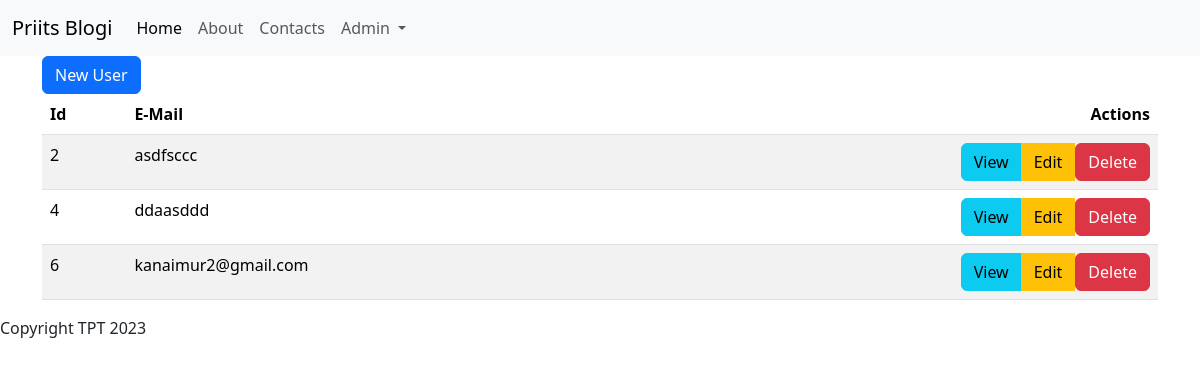
Before: /admin/users with the older database file.
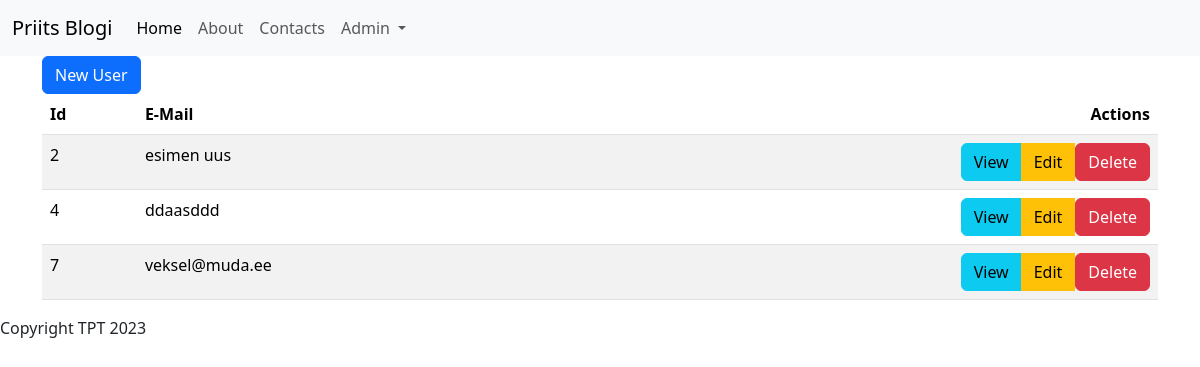
After: the same page with the newer database file.
### tables this page shows
CREATE TABLE users
(
    id       integer
        constraint users_pk
            primary key autoincrement,
    email    text not null
        constraint users_pk2
            unique,
    password text not null
);

### src/Router.php (called while the page is built, shortened)
<?php
class Router {
    public static $routes = [];
    public $path;
    public $method;
    public function __construct($path, $method)
    {
        $this->path = parse_url($path, PHP_URL_PATH);
        $this->method = $method;
    }
    public function match(){
        foreach(self::$routes as $route){
            if($route['path'] === $this->path && $route['method'] === $this->method){
                return $route;
            }
        }
    }
    public static function addRoute($method, $path, $action){
        self::$routes[] = [
            'method' => $method,
            'path' => $path,
            'action' => $action
        ];
    }
}

### src/Controllers/UsersController.php (called while the page is built, shortened)
<?php
class UsersController {
    public function index(){
        $users = User::all();
        include 'views/users/index.php';
    }
}

### src/DB.php (called while the page is built, shortened)
<?php
class DB {
    public $conn;
    public function __construct()
    {
        try {
            $this->conn = new PDO("sqlite:db.sqlite");
            $this->conn->setAttribute(PDO::ATTR_ERRMODE, PDO::ERRMODE_EXCEPTION);
        } catch(PDOException $e) {
            echo "Connection failed: " . $e->getMessage();
        }
    }
    public function all($table, $class){
        $stmt = $this->conn->prepare("SELECT * FROM $table");
        $stmt->execute();
        $stmt->setFetchMode(PDO::FETCH_CLASS, $class);
        return $stmt->fetchAll();
    }
}

### src/Models/Model.php (called while the page is built, shortened)
<?php
class Model {
    public static $table;
    public static function all(){
        $db = new DB();
        return $db->all(static::$table, static::class);
    }
}

### views/users/index.php (the view)
<?php include 'views/partials/header.php' ?>
    <a class="btn btn-primary" href="/admin/users/new">New User</a>
    <table class="table table-striped table-hover">
        <thead>
            <th>Id</th>
            <th>E-Mail</th>
            <th class="text-end">Actions</th>
        </thead>
        <tbody>
            <?php foreach($users as $user): ?>
                <tr>
                    <td><?=$user->id?></td>
                    <td><?=$user->email?></td>
                    <td class="text-end">
                    <div class="btn-group" role="group" aria-label="New User">
                        <a class="btn btn-info" href="/admin/users/show?id=<?=$user->id?>">View</a>
                        <a class="btn btn-warning" href="/admin/users/edit?id=<?=$user->id?>">Edit</a>
                        <form action="/admin/users/delete?id=<?=$user->id?>" method="POST" style="display: inline;">
                            <button type="submit" class="btn btn-danger">Delete</button>
                        </form>
                    </div>
                    </td>
                </tr>
            <?php endforeach; ?>
        </tbody>
    </table>
<?php include 'views/partials/footer.php' ?>

### public/index.php (shortened to what this page needs)
<?php
$router = new App\Router($_SERVER['REQUEST_URI'], $_SERVER['REQUEST_METHOD']);
$match = $router->match();
if($match){
    if(is_callable($match['action'])){
        call_user_func($match['action']);
    } else if(is_array($match['action']) && count($match['action']) === 2){
        $controller = new $class();
        $method = $match['action'][1];
        $controller->$method();
    }
} else {
    http_response_code(404);
    include 'views/404.php';
}

### views/partials/header.php (shortened to what this page needs)
<!DOCTYPE html>
<html lang="en">
<head>
    <link href="https://cdn.jsdelivr.net/npm/bootstrap@5.3.2/dist/css/bootstrap.min.css" rel="stylesheet">
</head>
<body>
    <?php include 'nav.php' ?>
<div class="container">

### views/partials/nav.php (shortened to what this page needs)
<nav class="navbar navbar-expand-lg bg-body-tertiary">
  <div class="container-fluid">
    <a class="navbar-brand" href="/">Priits Blogi</a>
    <div class="collapse navbar-collapse" id="navbarNav">
      <ul class="navbar-nav">
        <li class="nav-item">
          <a class="nav-link active" aria-current="page" href="/">Home</a>
        </li>
        <li class="nav-item">
          <a class="nav-link" href="/about">About</a>
        </li>
        <li class="nav-item">
          <a class="nav-link" href="/contacts">Contacts</a>
        </li>
        <li class="nav-item dropdown">
          <a class="nav-link dropdown-toggle" href="#" role="button" data-bs-toggle="dropdown" aria-expanded="false">
            Admin
          </a>
        </li>
      </ul>
    </div>
  </div>
</nav>

### views/partials/footer.php (shortened to what this page needs)
</div>
<footer>
    Copyright TPT 2023
</footer>
</body>
</html>

Changed rows visible on the page:
removed users: id "6", email "kanaimur2@gmail.com"
changed users id 2: email "asdfsccc" → "esimen uus"
added users: id "7", email "veksel@muda.ee"
